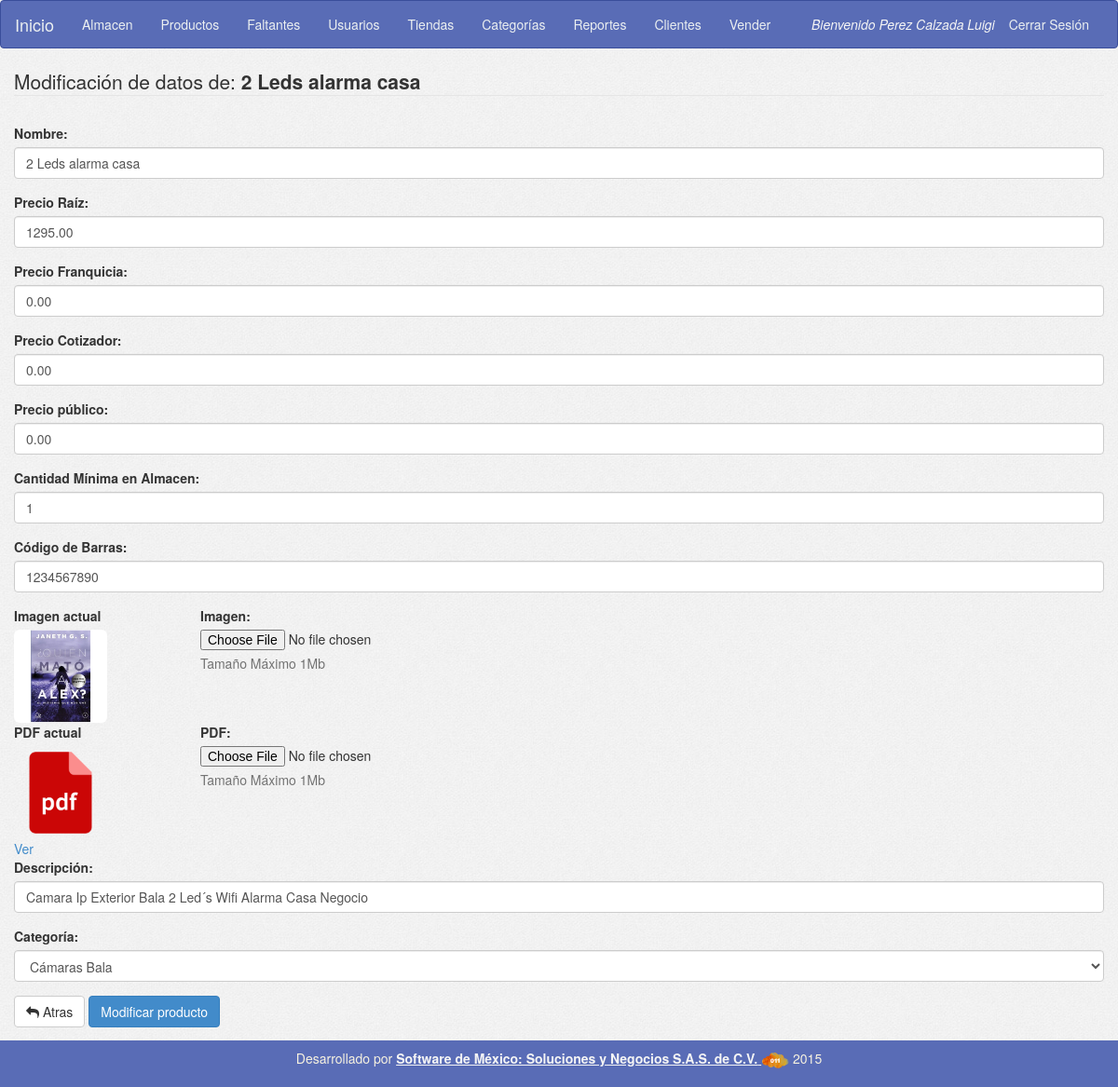
The app's page /cotizador/form_update_product.php?id=1 (signed in) with its own data.
### tables this page shows
CREATE TABLE `productos` (
  `id` int(11) NOT NULL,
  `nombre` varchar(50) NOT NULL,
  `precio_raiz` float(8,2) NOT NULL,
  `precio_franquicia` float(8,2) NOT NULL,
  `precio_cotizador` float(8,2) NOT NULL,
  `precio_publico` float(8,2) NOT NULL,
  `cant_minima` int(11) NOT NULL,
  `img` varchar(20) NOT NULL,
  `pdf` varchar(100) NOT NULL,
  `descripcion` varchar(100) NOT NULL,
  `activo` tinyint(1) NOT NULL,
  `codigo_barras` varchar(20) NOT NULL,
  `categoria_id` int(11) NOT NULL,
  `subcategoria_id` int(11) NOT NULL,
  `codigo_sat` varchar(16) DEFAULT NULL,
  `created` date NOT NULL,
  `updated` date NOT NULL,
  `created_by_user_id` int(11) NOT NULL,
  `updated_by_user_id` int(11) NOT NULL
);

### cotizador/config/conexion.php (called while the page is built, shortened)
<?php
	$tCategory="categorias";
        $tProduct="productos";
?>

### cotizador/config/variables.php (called while the page is built, shortened)
<?php
        $rutaImgProd="uploads/";
?>

### cotizador/form_update_product.php (the view, shortened to what this page needs)
<?php
include('config/conexion.php');
include('config/variables.php');
include('header.php');
include ('menu.php');
if (!isset($_SESSION['sessA']))
    echo '<div class="row"><div class="col-sm-12 text-center"><h2>No ha iniciado sesión de Administrador</h2></div></div>';
else if ($_SESSION['perfil'] != "1")
    echo '<div class="row><div class="col-sm-12 text-center"><h2>No tienes permiso para entrar a esta sección</h2></div></div>';
else {
    $productId = $_GET['id'];
    $sqlGetProduct = "SELECT * FROM $tProduct WHERE id='$productId' ";
    $resGetProduct = $con->query($sqlGetProduct);
    $rowGetProduct = $resGetProduct->fetch_assoc();
    $sqlGetCategories = "SELECT id, nombre FROM $tCategory ";
    $resGetCategories = $con->query($sqlGetCategories);
    $optCategories = '<option></option>';
    while ($rowGetCategories = $resGetCategories->fetch_assoc()) {
        if ($rowGetCategories['id'] == $rowGetProduct['categoria_id'])
            $optCategories .= '<option value="' . $rowGetCategories['id'] . '" selected>' . $rowGetCategories['nombre'] . '</option>';
        else
            $optCategories .= '<option value="' . $rowGetCategories['id'] . '">' . $rowGetCategories['nombre'] . '</option>';
    }
    ?>
    <div class="container">
        <div class="row">
            <form role="form" id="formUpdProduct" name="formUpdProduct" method="POST" >
                <legend>Modificación de datos de: <b><?= $rowGetProduct['nombre']; ?></b></legend>
                <div class="error"></div>
                <div class="form-group">
                    <label>Nombre: </label>
                    <input type="text" id="inputNombre" name="inputNombre" class="form-control" value="<?= $rowGetProduct['nombre']; ?>">
                </div>
                <div class="form-group">
                    <label>Precio Raíz: </label>
                    <input type="number" step="any" id="inputPrecioR" name="inputPrecioR" class="form-control" value="<?= $rowGetProduct['precio_raiz']; ?>">
                </div>
                <div class="form-group">
                    <label>Precio Franquicia: </label>
                    <input type="number" step="any" id="inputPrecioFranq" name="inputPrecioFranq" class="form-control" value="<?= $rowGetProduct['precio_franquicia']; ?>">
                </div>
                <div class="form-group">
                    <label>Precio Cotizador: </label>
                    <input type="number" step="any" id="inputPrecioCot" name="inputPrecioCot" class="form-control" value="<?= $rowGetProduct['precio_cotizador']; ?>">
                </div>
                <div class="form-group">
                    <label>Precio público: </label>
                    <input type="number" step="any" id="inputPrecioPub" name="inputPrecioPub" class="form-control" value="<?= $rowGetProduct['precio_publico']; ?>">
                </div>
                <div class="form-group">
                    <label>Cantidad Mínima en Almacen: </label>
                    <input type="number" step="any" id="inputCantMin" name="inputCantMin" class="form-control" value="<?= $rowGetProduct['cant_minima']; ?>">
                </div>
                <div class="form-group">
                    <label>Código de Barras: </label>
                    <input type="number" id="inputCB" name="inputCB" class="form-control" value="<?= $rowGetProduct['codigo_barras']; ?>">
                </div>
                <div class="row">
                    <div class="col-sm-2">
                        <label>Imagen actual</label>
                        <img src="<?= $rutaImgProd . $rowGetProduct['img']; ?>" class="img-rounded img-responsive" width="100px" >
                    </div>
                    <div class="col-sm-10">
                        <div class="form-group">
                            <label for="exampleInputFile">Imagen: </label>
                            <input type="file" id="inputImg" name="inputImg" >
                            <p class="help-block">Tamaño Máximo 1Mb</p>
                        </div>
                    </div>
                </div>
                <div class="row">
                    <div class="col-sm-2">
                        <label>PDF actual</label>
                        <a href="<?= $rutaImgProd . $rowGetProduct['pdf']; ?>" target="_blank">
                            <img src="assets/img/pdf.png" width="100px" ><br>Ver
                        </a>
                    </div>
                    <div class="col-sm-10">
                        <div class="form-group">
                            <label for="inputPDF">PDF: </label>
                            <input type="file" id="inputPDF" name="inputPDF" >
                            <p class="help-block">Tamaño Máximo 1Mb</p>
                        </div>
                    </div>
                </div>
                <div class="form-group">
                    <label>Descripción: </label>
                    <input type="text" id="inputDesc" name="inputDesc" class="form-control" value="<?= $rowGetProduct['descripcion']; ?>">
                </div>
                <div class="form-group">
                    <label>Categoría: </label>
                    <select id="inputCategoria" name="inputCategoria" class="form-control" >
                        <?= $optCategories; ?>
                    </select>
                </div>
                <a href="form_select_product.php" class="btn btn-default"><i class="fa fa-mail-reply"></i> Atras</a>
                <button type="submit" class="btn btn-primary" >Modificar producto</button>
            </form>
        </div>
    </div>
    <?php
}
include ('footer.php');
?>

### cotizador/assets/css/application.css (style rules this page uses)
body { min-height: 100%; background-image: url("../img/bg.jpg"); }
.error { font-size: 1.5rem; padding: .5rem; padding-left: 2rem; color: #4cae4c; }
.container { min-height: 83%; }

### cotizador/assets/css/loader.css (style rules this page uses)
p { line-height: 1.33em; color: #7E7E7E; }

### records on screen
productos: nombre "2 Leds alarma casa", inputNombre "2 Leds alarma casa", inputPrecioR "1295.00", inputPrecioFranq "0.00", inputPrecioCot "0.00", inputPrecioPub "0.00", inputCantMin "1", inputCB "1234567890", img (picture), inputDesc "Camara Ip Exterior Bala 2 Led´s Wifi Alarma Casa Negocio"

### other values on screen
$_SESSION['userName'] "Perez Calzada Luigi"
form field inputCategoria "Cámaras Bala"
